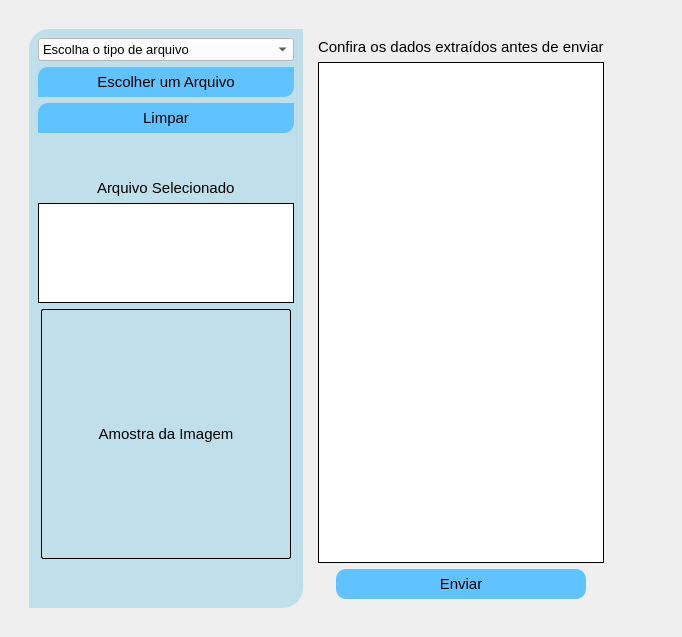
            <widget class="QWidget" name="pg_enviar_doc">
             <property name="accessibleDescription">
              <string>Página para envio de documentos</string>
             </property>
             <property name="styleSheet">
              <string notr="true">QFrame{
	background-color: transparent;
	border: 0px;
}</string>
             </property>
             <layout class="QVBoxLayout" name="verticalLayout_13">
              <item>
               <widget class="QFrame" name="frame_7">
                <property name="styleSheet">
                 <string notr="true">QFrame{
	background-color: transparent;
	border: 0px;
}</string>
                </property>
                <property name="frameShape">
                 <enum>QFrame::StyledPanel</enum>
                </property>
                <property name="frameShadow">
                 <enum>QFrame::Raised</enum>
                </property>
                <layout class="QGridLayout" name="gridLayout">
                 <item row="0" column="0" colspan="2">
                  <widget class="QFrame" name="frame_15">
                   <property name="styleSheet">
                    <string notr="true">QFrame{
	background-color: transparent;
	border: 0px;
}</string>
                   </property>
                   <property name="frameShape">
                    <enum>QFrame::StyledPanel</enum>
                   </property>
                   <property name="frameShadow">
                    <enum>QFrame::Raised</enum>
                   </property>
                   <layout class="QHBoxLayout" name="horizontalLayout_7">
                    <item>
                     <widget class="QFrame" name="frame_17">
                      <property name="sizePolicy">
                       <sizepolicy hsizetype="Preferred" vsizetype="Preferred">
                        <horstretch>0</horstretch>
                        <verstretch>0</verstretch>
                       </sizepolicy>
                      </property>
                      <property name="styleSheet">
                       <string notr="true">QFrame{
	background-color: rgba(0, 164, 218, 0.2);
	border-top-left-radius: 20px;
	border-bottom-right-radius: 20px;
}
</string>
                      </property>
                      <property name="frameShape">
                       <enum>QFrame::StyledPanel</enum>
                      </property>
                      <property name="frameShadow">
                       <enum>QFrame::Raised</enum>
                      </property>
                      <layout class="QVBoxLayout" name="verticalLayout_20">
                       <item>
                        <widget class="QComboBox" name="tipo_documento">
                         <property name="cursor">
                          <cursorShape>PointingHandCursor</cursorShape>
                         </property>
                         <property name="toolTip">
                          <string>Escolha o tipo de arquivo</string>
                         </property>
                         <property name="accessibleDescription">
                          <string>Opções de tipos de documentos</string>
                         </property>
                         <property name="styleSheet">
                          <string notr="true">QComboBox{
	background-color: rgb(255, 255, 255);
	color: rgb(0,0,0);
	font-family: Arial, sans-serif;
	font-size: 10pt;
}

QComboBox QAbstractItemView {
	background-color: rgb(255, 255, 255);
}</string>
                         </property>
                         <item>
                          <property name="text">
                           <string>Escolha o tipo de arquivo</string>
                          </property>
                         </item>
                         <item>
                          <property name="text">
                           <string>CPF</string>
                          </property>
                         </item>
                         <item>
                          <property name="text">
                           <string>RG</string>
                          </property>
                         </item>
                         <item>
                          <property name="text">
                           <string>CNH</string>
                          </property>
                         </item>
                         <item>
                          <property name="text">
                           <string>PASSAPORTE</string>
                          </property>
                         </item>
                        </widget>
                       </item>
                       <item>
                        <widget class="QPushButton" name="btn_arquivo_documento">
                         <property name="minimumSize">
                          <size>
                           <width>250</width>
                           <height>30</height>
                          </size>
                         </property>
                         <property name="cursor">
                          <cursorShape>PointingHandCursor</cursorShape>
                         </property>
                         <property name="toolTip">
                          <string>Escolher um Arquivo</string>
                         </property>
                         <property name="accessibleDescription">
                          <string>Botão para escolher o documento</string>
                         </property>
                         <property name="styleSheet">
                          <string notr="true">
QPushButton:hover{
	color: rgb(255, 255, 255);
	
	background-color: rgb(0, 170, 255);
}
QPushButton {
	
	background-color: rgb(96, 194, 255);
	border-top-left-radius: 10px;
	border-bottom-right-radius: 10px;
	font-family: Arial, sans-serif;
	font-size: 11pt;
}
</string>
                         </property>
                         <property name="text">
                          <string>Escolher um Arquivo</string>
                         </property>
                         <property name="icon">
                          <iconset resource="icons.qrc">
                           <normaloff>:/icons/icons/add.png</normaloff>:/icons/icons/add.png</iconset>
                         </property>
                        </widget>
                       </item>
                       <item>
                        <widget class="QPushButton" name="btn_remover_doc">
                         <property name="minimumSize">
                          <size>
                           <width>250</width>
                           <height>30</height>
                          </size>
                         </property>
                         <property name="cursor">
                          <cursorShape>PointingHandCursor</cursorShape>
                         </property>
                         <property name="toolTip">
                          <string>Limpar</string>
                         </property>
                         <property name="accessibleDescription">
                          <string>Botão para limpar</string>
                         </property>
                         <property name="styleSheet">
                          <string notr="true">
QPushButton:hover{
	color: rgb(255, 255, 255);
	
	background-color: rgb(255, 75, 75);
	
}
QPushButton {
	
	background-color: rgb(96, 194, 255);
	border-top-left-radius: 10px;
	border-bottom-right-radius: 10px;
	font-family: Arial, sans-serif;
	font-size: 11pt;
}</string>
                         </property>
                         <property name="text">
                          <string>Limpar</string>
                         </property>
                         <property name="icon">
                          <iconset resource="icons.qrc">
                           <normaloff>:/icons/icons/delete.png</normaloff>:/icons/icons/delete.png</iconset>
                         </property>
                        </widget>
                       </item>
                       <item>
                        <spacer name="verticalSpacer_6">
                         <property name="orientation">
                          <enum>Qt::Vertical</enum>
                         </property>
                         <property name="sizeHint" stdset="0">
                          <size>
                           <width>20</width>
                           <height>40</height>
                          </size>
                         </property>
                        </spacer>
                       </item>
                       <item alignment="Qt::AlignHCenter">
                        <widget class="QLabel" name="label_9">
                         <property name="styleSheet">
                          <string notr="true">QFrame{
	background-color: transparent;
	border: 0px;
	font-family: Arial, sans-serif;
	font-size: 11pt;
}</string>
                         </property>
                         <property name="text">
                          <string>Arquivo Selecionado</string>
                         </property>
                        </widget>
                       </item>
                       <item>
                        <widget class="QListWidget" name="lista_envio_documento">
                         <property name="sizePolicy">
                          <sizepolicy hsizetype="Preferred" vsizetype="Preferred">
                           <horstretch>0</horstretch>
                           <verstretch>0</verstretch>
                          </sizepolicy>
                         </property>
                         <property name="maximumSize">
                          <size>
                           <width>16777215</width>
                           <height>100</height>
                          </size>
                         </property>
                         <property name="toolTip">
                          <string>Aqui aparecerá o caminho do documento selecionado</string>
                         </property>
                         <property name="accessibleDescription">
                          <string>Campo onde será visível o caminho do documento selecionado</string>
                         </property>
                         <property name="styleSheet">
                          <string notr="true">QListWidget{
	background-color: white;
	color: black;
	border-radius: 0px;
	border: 1px solid black;
}</string>
                         </property>
                         <property name="dragEnabled">
                          <bool>false</bool>
                         </property>
                         <property name="dragDropMode">
                          <enum>QAbstractItemView::NoDragDrop</enum>
                         </property>
                        </widget>
                       </item>
                       <item alignment="Qt::AlignHCenter|Qt::AlignVCenter">
                        <widget class="QLabel" name="amostra_imagem">
                         <property name="minimumSize">
                          <size>
                           <width>250</width>
                           <height>250</height>
                          </size>
                         </property>
                         <property name="maximumSize">
                          <size>
                           <width>250</width>
                           <height>250</height>
                          </size>
                         </property>
                         <property name="toolTip">
                          <string>Aqui aparecerá uma miniatura da imagem do documento selecionado</string>
                         </property>
                         <property name="accessibleDescription">
                          <string>Espaço onde aparecerá uma miniatura da imagem do documento selecionado</string>
                         </property>
                         <property name="layoutDirection">
                          <enum>Qt::LeftToRight</enum>
                         </property>
                         <property name="styleSheet">
                          <string notr="true">QLabel{
    border-radius: 2px;
	background-color: transparent;
	border: 1px solid black;
    text-align: center;
	font-family: Arial, sans-serif;
	font-size: 11pt;
}</string>
                         </property>
                         <property name="text">
                          <string>&lt;html&gt;&lt;head/&gt;&lt;body&gt;&lt;p align=&quot;center&quot;&gt;Amostra da Imagem&lt;/p&gt;&lt;/body&gt;&lt;/html&gt;</string>
                         </property>
                         <property name="scaledContents">
                          <bool>true</bool>
                         </property>
                         <property name="alignment">
                          <set>Qt::AlignCenter</set>
                         </property>
                        </widget>
                       </item>
                       <item>
                        <spacer name="verticalSpacer_9">
                         <property name="orientation">
                          <enum>Qt::Vertical</enum>
                         </property>
                         <property name="sizeHint" stdset="0">
                          <size>
                           <width>20</width>
                           <height>40</height>
                          </size>
                         </property>
                        </spacer>
                       </item>
                      </layout>
                     </widget>
                    </item>
                    <item>
                     <widget class="QFrame" name="frame_11">
                      <property name="styleSheet">
                       <string notr="true">QFrame{
	background-color: transparent;
	border: 0px;
}</string>
                      </property>
                      <property name="frameShape">
                       <enum>QFrame::StyledPanel</enum>
                      </property>
                      <property name="frameShadow">
                       <enum>QFrame::Raised</enum>
                      </property>
                      <layout class="QVBoxLayout" name="verticalLayout_17">
                       <item alignment="Qt::AlignHCenter">
                        <widget class="QLabel" name="label_8">
                         <property name="styleSheet">
                          <string notr="true">QFrame{
	background-color: transparent;
	border: 0px;
	font-family: Arial, sans-serif;
	font-size: 11pt;
}</string>
                         </property>
                         <property name="text">
                          <string>Confira os dados extraídos antes de enviar</string>
                         </property>
                        </widget>
                       </item>
                       <item>
                        <widget class="QTextEdit" name="txt_dados_documento">
                         <property name="toolTip">
                          <string>Aqui irá aparecer os dados extraídos do documento selecionado</string>
                         </property>
                         <property name="accessibleDescription">
                          <string>Campo de texto para exibição de dados extraídos do documento</string>
                         </property>
                         <property name="styleSheet">
                          <string notr="true">QTextEdit{
	background-color: rgb(255, 255, 255);
	color: rgb(0, 0, 0);
	border: 1px solid black;
	border-radius: 0px;
}
</string>
                         </property>
                        </widget>
                       </item>
                       <item alignment="Qt::AlignHCenter">
                        <widget class="QPushButton" name="btn_enviar_arquivo">
                         <property name="sizePolicy">
                          <sizepolicy hsizetype="Minimum" vsizetype="Fixed">
                           <horstretch>0</horstretch>
                           <verstretch>0</verstretch>
                          </sizepolicy>
                         </property>
                         <property name="minimumSize">
                          <size>
                           <width>250</width>
                           <height>30</height>
                          </size>
                         </property>
                         <property name="maximumSize">
                          <size>
                           <width>250</width>
                           <height>16777215</height>
                          </size>
                         </property>
                         <property name="cursor">
                          <cursorShape>PointingHandCursor</cursorShape>
                         </property>
                         <property name="toolTip">
                          <string>Enviar Documento</string>
                         </property>
                         <property name="accessibleDescription">
                          <string>Botão de enviar documento</string>
                         </property>
                         <property name="layoutDirection">
                          <enum>Qt::LeftToRight</enum>
                         </property>
                         <property name="styleSheet">
                          <string notr="true">
QPushButton:hover{
	color: rgb(255, 255, 255);
	
	background-color: rgb(87, 175, 0);
}
QPushButton {
	
	background-color: rgb(96, 194, 255);
	border-radius: 10px;
	font-family: Arial, sans-serif;
	font-size: 11pt;
}

</string>
                         </property>
                         <property name="text">
                          <string>Enviar</string>
                         </property>
                         <property name="icon">
                          <iconset resource="icons.qrc">
                           <normaloff>:/icons/icons/upload.png</normaloff>:/icons/icons/upload.png</iconset>
                         </property>
                        </widget>
                       </item>
                      </layout>
                     </widget>
                    </item>
                    <item>
                     <spacer name="horizontalSpacer_2">
                      <property name="orientation">
                       <enum>Qt::Horizontal</enum>
                      </property>
                      <property name="sizeType">
                       <enum>QSizePolicy::Preferred</enum>
                      </property>
                      <property name="sizeHint" stdset="0">
                       <size>
                        <width>40</width>
                        <height>20</height>
                       </size>
                      </property>
                     </spacer>
                    </item>
                   </layout>
                  </widget>
                 </item>
                </layout>
               </widget>
              </item>
             </layout>
            </widget>
